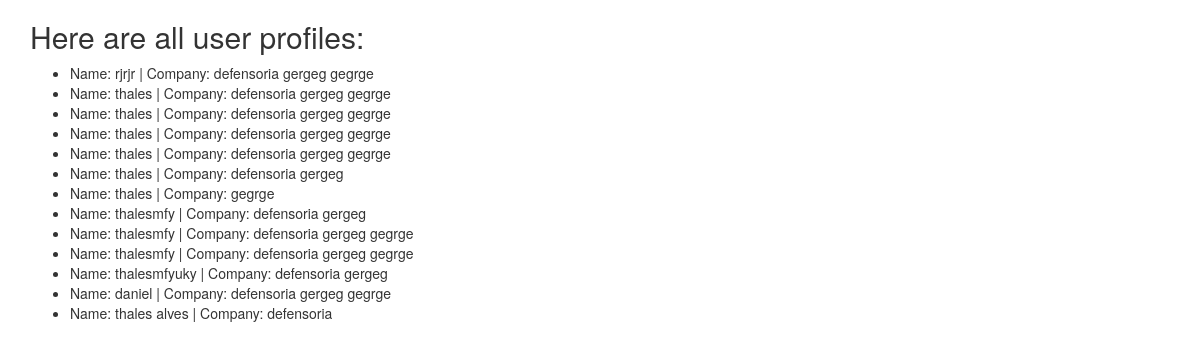
The app's page /enterprise with its own data.
### enterprise/models.py (models this page shows, shortened)
class Service(models.Model):
    name = models.CharField(max_length=100)
    linked_companies = models.ManyToManyField(Company)

class Company(models.Model):
    name = models.CharField(max_length=100)
    def __str__(self):
        return self.name

### enterprise/views.py (the view)
# urls.py: path('enterprise', ServiceListView.as_view(), name='enterprise-list'),
class ServiceListView(ListView):
    model = Service
    template_name = "enterprise/service_list.html"

### enterprise/templates/enterprise/service_list.html (shortened to what this page needs)
{% extends "base.html" %}
{% block content %}
    <h2>Here are all user profiles: </h2>
    <div>
        <ul>
            {% for service in object_list %}
                <li>Name: {{ service.name }} |
                    Company: {% for area in service.linked_companies.all %} {{area}}{% endfor %}
                </li>
            {% empty %}
                <li>No profile yet.</li>
            {% endfor %}
        </ul>
    </div>
{% endblock %}

### records on screen
Service: name "rjrjr"
Company: name "defensoria"
Company: name "gergeg"
Company: name "gegrge"
Service: name "thales"
Service: name "thales"
Service: name "thales"
Service: name "thales"
Service: name "thales"
Service: name "thales"
Service: name "thalesmfy"
Service: name "thalesmfy"
Service: name "thalesmfy"
Service: name "thalesmfyuky"
Service: name "daniel"
Service: name "thales alves"
